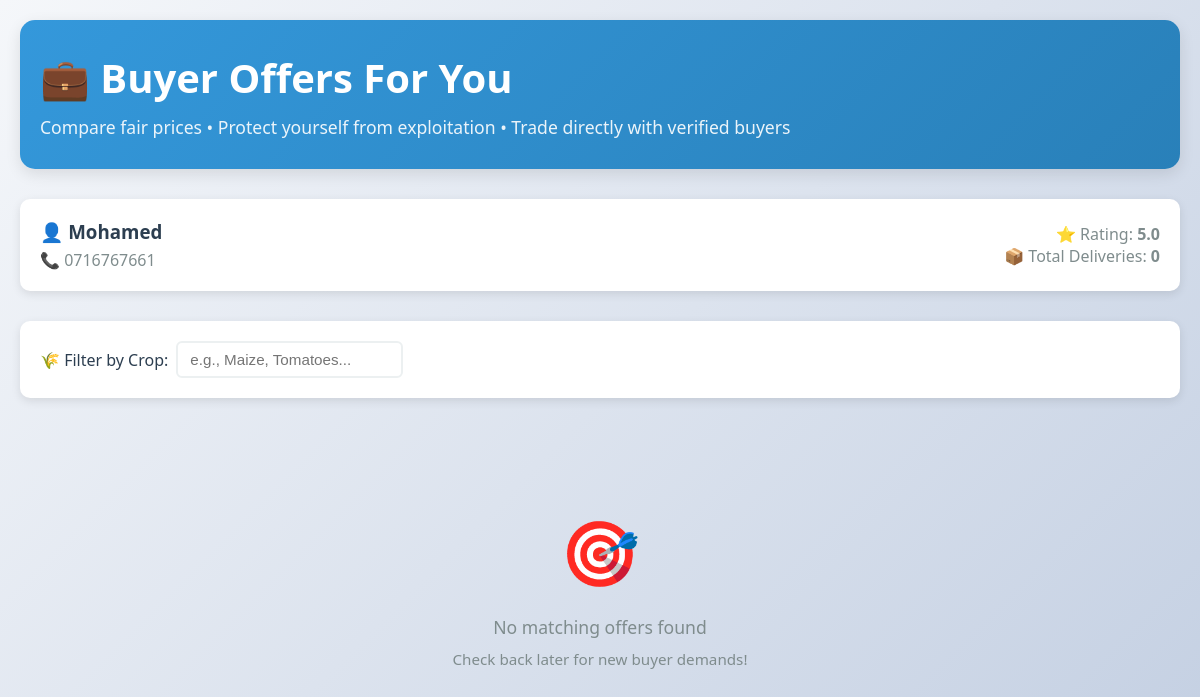
/farmer/offers/2, run on the app's committed database.
### tables this page shows
CREATE TABLE farmers (
            id INTEGER PRIMARY KEY AUTOINCREMENT,
            name TEXT NOT NULL,
            phone TEXT NOT NULL,
            rating REAL DEFAULT 5.0,
            total_requests INTEGER DEFAULT 0,
            total_delivered INTEGER DEFAULT 0,
            member_since TEXT NOT NULL,
            points INTEGER DEFAULT 0
        );

### app.py (the view)
@app.get("/farmer/offers/<int:farmer_id>")
def farmer_offers(farmer_id):
    conn = get_db_connection()
    farmer = conn.execute(
        "SELECT * FROM farmers WHERE id = ?", (farmer_id,)
    ).fetchone()
    if not farmer:
        conn.close()
        abort(404)
    offers = conn.execute(
        "SELECT * FROM buyer_offers WHERE status = 'Active' ORDER BY created_at DESC"
    ).fetchall()
    crops = conn.execute(
        "SELECT DISTINCT crop_name FROM market_prices"
    ).fetchall()
    crops = [c[0] for c in crops]
    conn.close()
    return render_template(
        "farmer_offers.html",
        farmer=farmer,
        offers=offers,
        crops=crops
    )

### app.py (called while the page is built)
def get_db_connection():
    conn = sqlite3.connect(DATABASE, timeout=10)
    conn.row_factory = sqlite3.Row
    conn.execute("PRAGMA foreign_keys = ON")
    conn.execute("PRAGMA journal_mode = WAL")
    return conn

### templates/farmer_offers.html (shortened to what this page needs)
<!DOCTYPE html>
<html lang="en">
<head>
</head>
<body>
    <div class="container">
        <div class="header">
            <h1>💼 Buyer Offers For You</h1>
            <p>Compare fair prices • Protect yourself from exploitation • Trade directly with verified buyers</p>
        </div>
        <div class="farmer-info">
            <div class="farmer-details">
                <h3>👤 {{ farmer.name }}</h3>
                <p>📞 {{ farmer.phone }}</p>
            </div>
            <div style="text-align: right; color: #7f8c8d;">
                <p>⭐ Rating: <strong>{{ farmer.rating }}</strong></p>
                <p>📦 Total Deliveries: <strong>{{ farmer.total_delivered }}</strong></p>
            </div>
        </div>
        <div class="filters">
            <div class="filter-group">
                <label>
                    🌾 Filter by Crop:
                    <input type="text" id="cropFilter" placeholder="e.g., Maize, Tomatoes...">
                </label>
            </div>
        </div>
        <div id="emptyState" style="display: none;">
            <div class="empty-state">
                <div class="empty-state-icon">🎯</div>
                <p>No matching offers found</p>
                <p style="margin-top: 10px; font-size: 0.95em;">Check back later for new buyer demands!</p>
            </div>
        </div>
    </div>
</body>
</html>

### templates/farmer_offers.html (style rules this page uses)
* { margin: 0; padding: 0; box-sizing: border-box; }
body { font-family: 'Segoe UI', Tahoma, Geneva, Verdana, sans-serif; background: linear-gradient(135deg, #f5f7fa 0%, #c3cfe2 100%); min-height: 100vh; padding: 20px; }
.container { max-width: 1400px; margin: 0 auto; }
.header { background: linear-gradient(135deg, #3498db 0%, #2980b9 100%); color: white; padding: 30px 20px; border-radius: 15px; margin-bottom: 30px; box-shadow: 0 5px 15px rgba(0, 0, 0, 0.1); }
.header h1 { font-size: 2.5em; margin-bottom: 10px; display: flex; align-items: center; gap: 15px; }
.header p { font-size: 1.1em; opacity: 0.9; }
.farmer-info { background: white; padding: 20px; border-radius: 10px; margin-bottom: 30px; box-shadow: 0 3px 10px rgba(0, 0, 0, 0.1); display: flex; justify-content: space-between; align-items: center; }
.farmer-details h3 { color: #2c3e50; margin-bottom: 5px; }
.farmer-details p { color: #7f8c8d; }
.filters { background: white; padding: 20px; border-radius: 10px; margin-bottom: 20px; box-shadow: 0 3px 10px rgba(0, 0, 0, 0.1); }
.filter-group { display: flex; gap: 15px; flex-wrap: wrap; }
.filter-group label { display: flex; align-items: center; gap: 8px; font-weight: 500; color: #2c3e50; }
.filter-group input { padding: 8px 12px; border: 2px solid #ecf0f1; border-radius: 6px; font-size: 0.95em; }
.empty-state { text-align: center; padding: 60px 20px; color: #7f8c8d; }
.empty-state-icon { font-size: 4em; margin-bottom: 20px; }
.empty-state p { font-size: 1.1em; }

### data on the page
farmers: name "Mohamed", phone "0716767661", rating "5.0", total_delivered "0"
